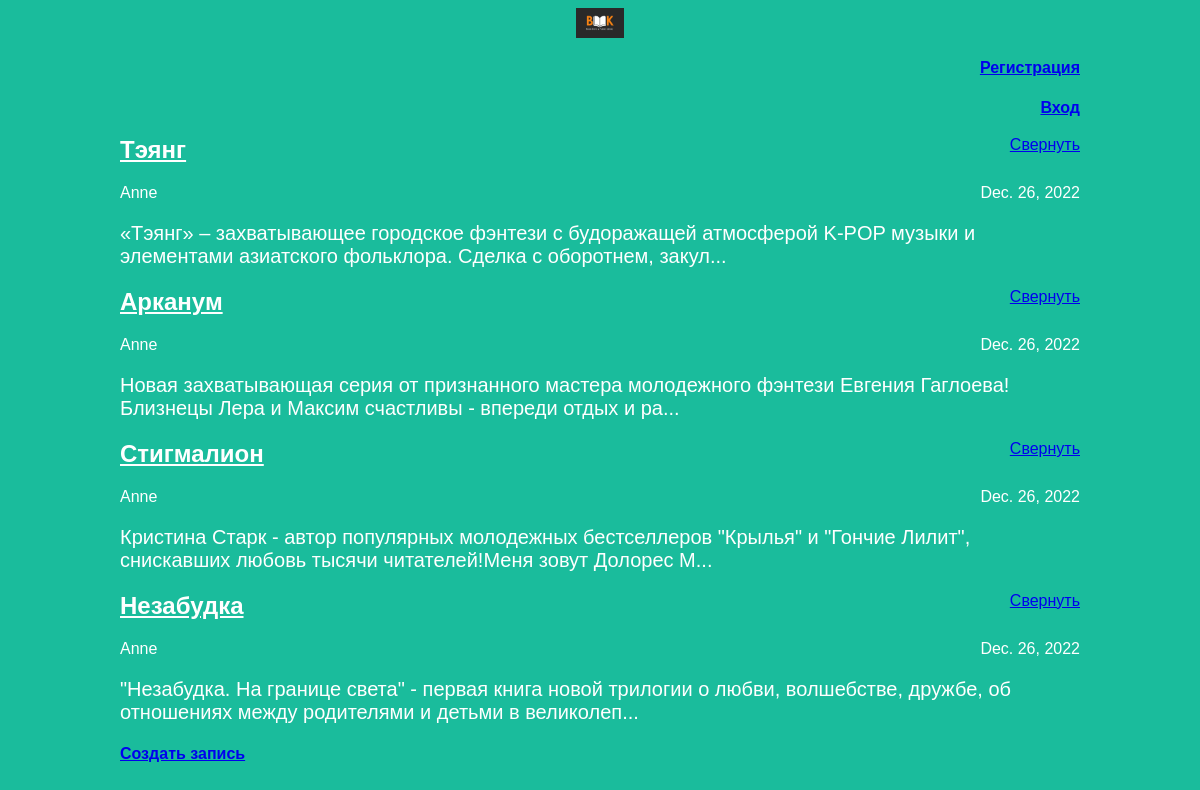
The page / on the database its author committed.
### articles/models.py (models this page shows, shortened)
class Article(models.Model):
    title = models.CharField(max_length=200)
    author = models.ForeignKey(User, on_delete=models.CASCADE)
    text = models.TextField()
    created_date = models.DateField(auto_now_add=True)
    def get_excerpt(self):
        return self.text[:140] + "..." if len(self.text) > 140 else self.text

### articles/views.py (the view)
# urls.py: path('', views.archive, name='archive'),
def archive(request):
    return render(request, 'archive.html', {"posts": Article.objects.all()})

### articles/templates/archive.html (shortened to what this page needs)
<!DOCTYPE html>
<html>
    <head>
        <link rel="stylesheet" href="{{ STATIC_URL}}/static/css/article.css">
    </head>
    <body class=archive>
        <div class="header">
            <img src="{{ STATIC_URL}}/static/image/img.png" />
        </div>
        <h4>
            <a href="/register/"><h4 align="right" class="post-title">Регистрация</h4></a>
            <a href="/login/"><h4 align="right" class="post-title">Вход</h4></a>
        </h4>
        <div class="archive">
            {% for post in posts %}
            <div class="one-post">
                <a href="#" class="fold-button" style="float: right">Cвернуть</a>
                <a href="/article/{{ post.id }}">
                <h2 class="post-title">{{ post.title }}
                </a>
                <div class="article-info">
                    <div class="article-author">{{ post.author.username }}
                </div>
                    <div class="article-created-date">{{ post.created_date }}
                    </div>
                </div>
                <p class="article-text">{{ post.get_excerpt }}</p>
            </div>
            {% endfor %}
        </div>
        <h4>
            <a href="/article/new/">Создать запись</a>
        </h4>
    </body>

### articles/static/css/article.css (style rules this page uses)
body { background: #1abc9c; font-family: Tahoma, Arial, sans-serif; color: #ffffff; }
.archive { width: 960px; margin-left: auto; margin-right: auto; }
img { height: 500px; display: block; width: 518px; margin-left: auto; margin-right: auto; }
.article-created-date { text-align: right; }
.post-title a { color: #ffffff; }
.article-author { width: 50%; float: left; }
p, h4 { font-size: 20px; margin-bottom: 0; }
h4 { font-size: 16px; }
img { height: 30px; width: auto; }

### rows shown on the page
Article: title "Тэянг", author.username "Anne", created_date "Dec. 26, 2022", get_excerpt "«Тэянг» – захватывающее городское фэнтези с будоражащей атмосферой K-POP музыки и элементами азиатского фольклора. Сделка с оборотнем, закул..."
Article: title "Арканум", author.username "Anne", created_date "Dec. 26, 2022", get_excerpt "Новая захватывающая серия от признанного мастера молодежного фэнтези Евгения Гаглоева! Близнецы Лера и Максим счастливы - впереди отдых и ра..."
Article: title "Стигмалион", author.username "Anne", created_date "Dec. 26, 2022", get_excerpt "Кристина Старк - автор популярных молодежных бестселлеров \"Крылья\" и \"Гончие Лилит\", снискавших любовь тысячи читателей!Меня зовут Долорес М..."
Article: title "Незабудка", author.username "Anne", created_date "Dec. 26, 2022", get_excerpt "\"Незабудка. На границе света\" - первая книга новой трилогии о любви, волшебстве, дружбе, об отношениях между родителями и детьми в великолеп..."
